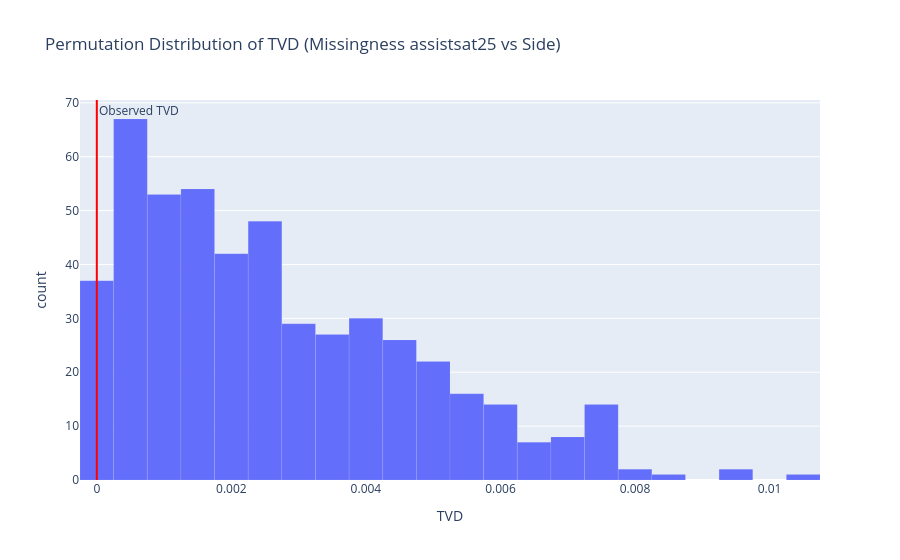

The code cell stored with this chart in its notebook:
### Code cell
fig = px.histogram(
    x=tvds,
    nbins=30,
    title='Permutation Distribution of TVD (Missingness assistsat25 vs Side)',
    labels={'x': 'TVD'},
    
)

fig.add_vline(
    x=obs_tvd,
    line_color='red',
    annotation_text='Observed TVD'
)

fig.update_traces(
    marker_line_color='white',
    marker_line_width=0.1
)
fig.show()

### Figure 1 — Plotly figure (JSON) as saved in the notebook; plotly's stock layout.template omitted (floating-point values rounded to 4 significant figures; data arrays with more than 128 entries replaced by an {"elided": "..."} marker saying what was removed)
{"data": [{"alignmentgroup": "True", "bingroup": "x", "hovertemplate": "TVD=%{x}<br>count=%{y}<extra></extra>", "legendgroup": "", "marker": {"color": "#636efa", "line": {"color": "white", "width": 0.1}, "pattern": {"shape": ""}}, "name": "", "nbinsx": 30, "offsetgroup": "", "orientation": "v", "showlegend": false, "type": "histogram", "x": {"elided": "500 float values"}, "xaxis": "x", "yaxis": "y"}], "layout": {"annotations": [{"showarrow": false, "text": "Observed TVD", "x": 0, "xanchor": "left", "xref": "x", "y": 1, "yanchor": "top", "yref": "y domain"}], "barmode": "relative", "legend": {"tracegroupgap": 0}, "shapes": [{"line": {"color": "red"}, "type": "line", "x0": 0, "x1": 0, "xref": "x", "y0": 0, "y1": 1, "yref": "y domain"}], "title": {"text": "Permutation Distribution of TVD (Missingness assistsat25 vs Side)"}, "xaxis": {"anchor": "y", "domain": [0, 1], "title": {"text": "TVD"}}, "yaxis": {"anchor": "x", "domain": [0, 1], "title": {"text": "count"}}}}
